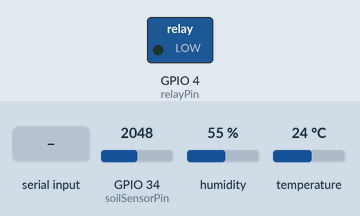
Recording of a sketch running on a simulated ESP32. Parts: switched loads named in the sketch (green lamp = pin HIGH). The inputs (shaded band) are chosen by the test bench; at power-on: GPIO 34 (soilSensorPin) = 2048, humidity 55 %, temperature 24 °C. WiFi joins after 1.5 s; servers stay silent unless stated; uploads are accepted with an empty reply; what the sketch prints to the serial monitor is not drawn.

Above: at 2.7 s.
2.8 s: GPIO 34 (soilSensorPin) set to 2796
6.9 s: GPIO 34 (soilSensorPin) set to 2913
At 9.0 s:
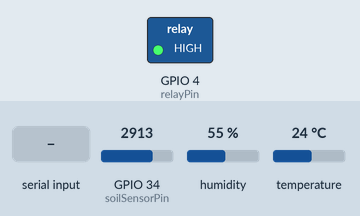
15.0 s: "stop\n" received over Serial
At 17.8 s:
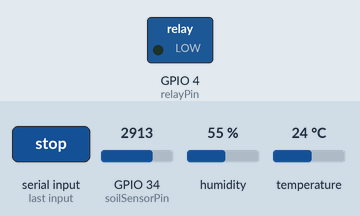
22.0 s: "start\n" received over Serial
At 23.6 s:
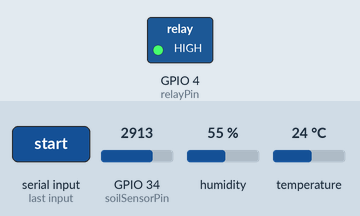
26.1 s: GPIO 34 (soilSensorPin) set to 2866
At 27.2 s:
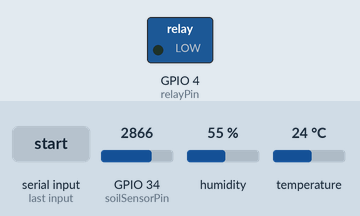
30.2 s: GPIO 34 (soilSensorPin) set to 3603
At 32.3 s:
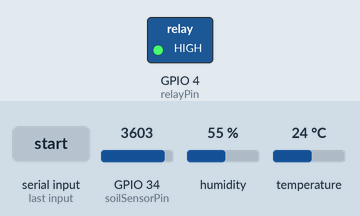
Timing chart, 0 to 39.3 s (numbered marks = the images above; inputs shaded):
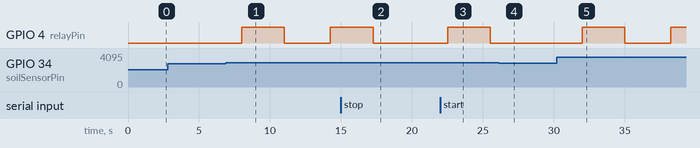

The sketch:

dev.ino
```cpp
#include <WiFi.h>
#include <HTTPClient.h>
#include <DHT.h> // 온습도 센서를 위한 라이브러리

// Wi-Fi 정보
const char* ssid = "";       // Wi-Fi 이름
const char* password = "";     // Wi-Fi 비밀번호

const char* serverName = ""; // Node.js 서버 주소

// 센서 핀 설정
const int soilSensorPin = 34;  // 토양 습도 센서 핀
const int dhtPin = 13;         // 온습도 센서 핀
const int relayPin = 4;        // 릴레이 제어 핀

// DHT 센서 설정
#define DHTTYPE DHT22         // DHT 센서 타입 (DHT11 또는 DHT22 선택)
DHT dht(dhtPin, DHTTYPE);

bool isServerRunning = true;  // 서버 상태 제어 변수

void setup() {
  Serial.begin(9600); // 시리얼 모니터 초기화
  dht.begin();        // DHT 센서 초기화

  // 릴레이 핀 설정
  pinMode(relayPin, OUTPUT);
  digitalWrite(relayPin, LOW); // 릴레이 초기 상태를 꺼짐으로 설정

  // Wi-Fi 연결
  WiFi.begin(ssid, password);
  while (WiFi.status() != WL_CONNECTED) {
    delay(500);
    Serial.print(".");
  }
  Serial.println("\nWi-Fi 연결 완료!");
  Serial.print("IP 주소: ");
  Serial.println(WiFi.localIP());
}

void loop() {
  // 시리얼 모니터에서 "stop" 또는 "start" 명령을 받아 서버 제어
  if (Serial.available()) {
    String input = Serial.readStringUntil('\n');
    input.trim();
    if (input == "stop") {
      isServerRunning = false;
      Serial.println("서버 중단.");
    } else if (input == "start") {
      isServerRunning = true;
      Serial.println("서버 시작.");
    }
  }

  if (isServerRunning) {
    if (WiFi.status() == WL_CONNECTED) {
      // 토양 습도 센서 값 읽기
      int soilValue = analogRead(soilSensorPin);
      float soilHumidity = map(soilValue, 0, 4095, 100, 0); // 값 매핑

      // 온습도 센서 값 읽기
      float temperature = dht.readTemperature(); // 온도
      float humidity = dht.readHumidity();       // 습도

      // 릴레이 제어 조건: 토양 습도가 30% 이하일 때 물 펌프 작동
      if (soilHumidity <= 30) {
        digitalWrite(relayPin, HIGH); // 릴레이 켜기
        Serial.println("물 펌프 작동 중...");
        delay(3000);                  // 3초 동안 켜짐
        digitalWrite(relayPin, LOW);  // 릴레이 끄기
        Serial.println("물 펌프 꺼짐.");
      }

      // 디버깅용 시리얼 출력 (한글)
      Serial.print("토양 센서 값: ");
      Serial.println(soilValue);
      Serial.print("토양 습도: ");
      Serial.print(soilHumidity);
      Serial.println(" %");
      Serial.print("온도: ");
      Serial.print(temperature);
      Serial.println(" °C");
      Serial.print("습도: ");
      Serial.print(humidity);
      Serial.println(" %");

      // JSON 데이터 생성
      String jsonData = "{\"soilHumidity\":" + String(soilHumidity) +
                        ",\"temperature\":" + String(temperature) +
                        ",\"humidity\":" + String(humidity) + "}";

      // HTTP 요청 전송
      HTTPClient http;
      http.begin(serverName);
      http.addHeader("Content-Type", "application/json");

      int httpResponseCode = http.POST(jsonData);

      if (httpResponseCode > 0) {
        String response = http.getString();
        Serial.print("HTTP 응답 코드: ");
        Serial.println(httpResponseCode);
        Serial.println("서버 응답: " + response);
      } else {
        Serial.print("POST 요청 실패: ");
        Serial.println(httpResponseCode);
        Serial.print("오류 메시지: ");
        Serial.println(http.errorToString(httpResponseCode).c_str());
      }

      http.end();
    } else {
      Serial.println("Wi-Fi 연결 끊김.");
    }

    delay(3000); // 3초마다 데이터 전송
  } else {
    delay(1000); // 서버 중단 상태에서는 1초 대기
  }
}
```

Measured:
- the behaviour switches between 2866 and 2867 on GPIO 34 (soilSensorPin) (found by bisection; images 0 and 1)
- after the input at 2.8 s, every drawn part: stays the same
- after the input at 6.9 s, GPIO 4 (relayPin): LOW → HIGH after 1.1 s, → LOW 3.0 s later, → HIGH 3.2 s later
- after the input at 15.0 s, GPIO 4 (relayPin): goes on until 17.3 s, then stays LOW
- after the input at 22.0 s, GPIO 4 (relayPin): LOW → HIGH after 0.51 s, → LOW 3.0 s later
- after the input at 26.1 s, GPIO 4 (relayPin): stays LOW (without the input it goes to HIGH after 2.7 s)
- after the input at 30.2 s, GPIO 4 (relayPin): LOW → HIGH after 1.8 s, → LOW 3.0 s later, → HIGH 3.2 s later
